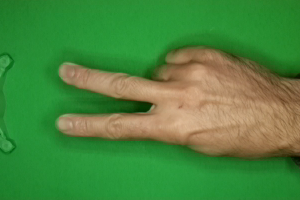
#> input picture test_images/scissors_green.png, 300 x 200 px
$ jupyter execute --allow-errors remove_greenscreen.ipynb
#> lines starting #> are read from the running program, lines starting #| are printed output that depends on the picture; after the words box and inside, x2 and y2 are one past the last pixel; in counts of white or black regions, pixels touching at a corner belong together
#> in display_image, image is the input picture: shape (200, 300, 3); mean B, G, R 61.7, 134, 74.4
#| test_images/scissors_green.png (200, 300, 3)
## Remove Greenscreen from dataset images
The dataset of [drgfreeman](https://github.com/DrGFreeman/rps-cv) has been shot on greenscreen background. This could be an issue when training the CNN and then playing on a clear background.
In this notebook, I am using opencv to remove as best as possible the green background.
I also rotate the picture 90 deg clockwise and paste the result in a 300x300px images, to match my two other datasets.

[cell 1]
import os
import cv2
import numpy as np
import matplotlib.pyplot as plt

[cell 2]
def remove_background_expand_image(image_path: str) -> str:

    # load and convert image from BGR to HSV
#> called with image_path = 'test_images/scissors_green.png'
    image = cv2.imread(image_path)
    plt.imshow(image)
    image_hsv = cv2.cvtColor(image, cv2.COLOR_BGR2HSV)
#> image_hsv: shape (200, 300, 3); mean H, S, V 49.3, 165.1, 143.6

    # Define range of green color in HSV
    lower_green = np.array([35, 50, 50])
    upper_green = np.array([90, 255, 255])

    # Threshold the HSV image to get only green colors
    mask = cv2.inRange(image_hsv, lower_green, upper_green)
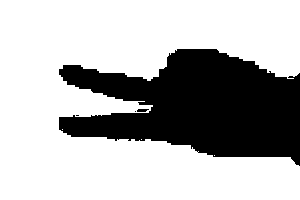
#> mask: shape (200, 300); 70.3% white; 4 black regions (2 under 20 px), largest, box (x1, y1, x2, y2) and area: (59, 49, 300, 166) 17801, (137, 109, 149, 112) 30

    # Invert the mask
    mask_inv = cv2.bitwise_not(mask)

    # Smooth the mask
    kernel = np.ones((5,5),np.uint8)
    mask_smoothed = cv2.morphologyEx(mask_inv, cv2.MORPH_CLOSE, kernel)
#> mask_smoothed: shape (200, 300); 30% white; 1 white region, box (x1, y1, x2, y2) and area: (59, 49, 300, 166) 17971

    # Create a uniformed background
    background_color = (200, 200, 200)
    uniformed_background = np.full_like(image, background_color, dtype=np.uint8)

    # Bitwise AND of the black background and the mask
    foreground = cv2.bitwise_and(uniformed_background, uniformed_background, mask=mask)
#> uniformed_background: shape (200, 300, 3); every value is 200

    # Bitwise AND of the image and the mask
    background = cv2.bitwise_and(image, image, mask=mask_smoothed)
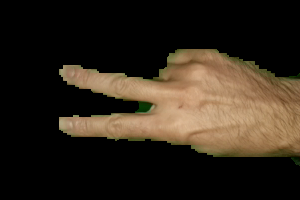
#> background: shape (200, 300, 3); mean B, G, R 27.1, 38.4, 47.9

    # Combine foreground and background
    combined = cv2.add(foreground, background)
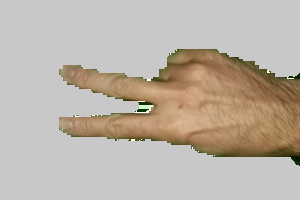
#> combined: shape (200, 300, 3); mean of channels 0, 1, 2 167.6, 178.9, 188.4; drawn as B, G, R

    # create new image of shape 300x300
    height, width = image.shape[:2]
#> height = 200; width = 300
    new_height = height + 100
#> new_height = 300
    new_image = np.zeros((new_height, width, 3), np.uint8)
    expanded_image = np.full_like(new_image, background_color, dtype=np.uint8)

    # Calculate the position to paste the result image for centering
    paste_y = int((new_height - height) / 2)
#> paste_y = 50

    # Paste the result onto the expanded image (centered vertically)
    expanded_image[paste_y:paste_y+height, 0:width] = combined
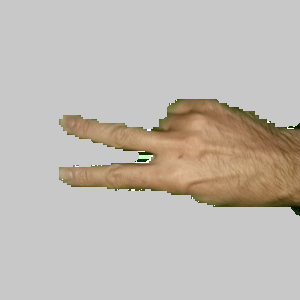
#> expanded_image: shape (300, 300, 3); mean of channels 0, 1, 2 178.4, 185.9, 192.3; drawn as B, G, R

    # Rotate the image 90 degrees to the left
    rotated_image = cv2.rotate(expanded_image, cv2.ROTATE_90_CLOCKWISE)
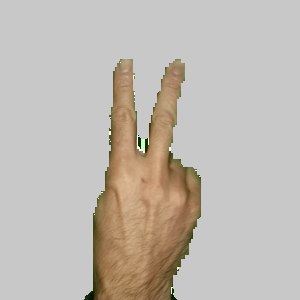
#> rotated_image: shape (300, 300, 3); mean of channels 0, 1, 2 178.4, 185.9, 192.3; drawn as B, G, R

    # Save image
    new_path = image_path.replace('.png', '_.png')
    print('Saved: ', new_path)
    cv2.imwrite(new_path, rotated_image)

    return new_path

[cell 3]
def display_image(path: str) -> None:
    image = cv2.imread(path)
    image_rgb = cv2.cvtColor(image, cv2.COLOR_BGR2RGB)
    plt.imshow(image_rgb)
    plt.axis('off')
    plt.show()
    print(path, image.shape)

[cell 4]
source_image = 'test_images/scissors_green.png'
display_image(source_image)

[cell 5]
result_image = remove_background_expand_image(source_image)
display_image(result_image)
#| test_images/scissors_green_.png (300, 300, 3)

$ run again, with test_images/paper.png copied over test_images/scissors_green.png
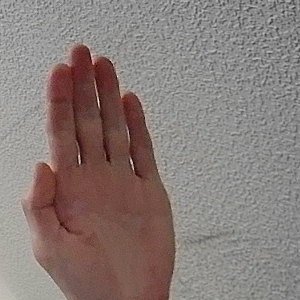
#> input picture test_images/paper.png, 300 x 300 px
#> in display_image, image is the input picture: shape (300, 300, 3); mean B, G, R 120.5, 124.1, 136.5
#| test_images/scissors_green.png (300, 300, 3)
#> image_hsv: shape (300, 300, 3); mean H, S, V 14.1, 35.8, 136.6
#> mask: shape (300, 300); every value is 0
#> mask_inv: shape (300, 300); every value is 255
#> foreground: shape (300, 300, 3); every value is 0
#> uniformed_background: shape (300, 300, 3); every value is 200
#> in remove_background_expand_image, `expanded_image[paste_y:paste_y+height, 0:width] = combined`:
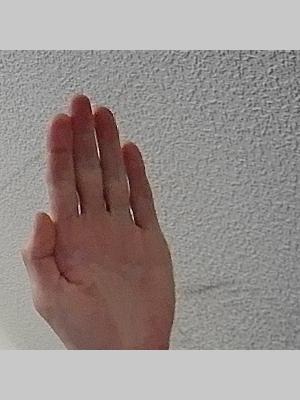
#> expanded_image: shape (400, 300, 3); mean B, G, R 140.4, 143.1, 152.4
#> image_rgb: shape (300, 400, 3)
#> in display_image (call 2), `plt.show()`:
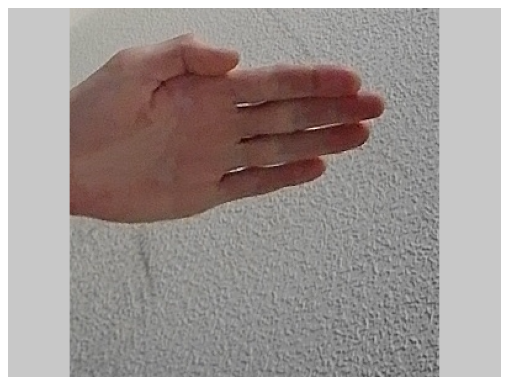
#> figure drawn by matplotlib, 1 panel; B, G, R data is drawn as R, G, B
#| test_images/scissors_green_.png (300, 400, 3)

$ run again, with test_images/rock.png copied over test_images/scissors_green.png
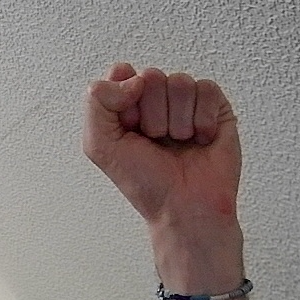
#> input picture test_images/rock.png, 300 x 300 px
#> in display_image, image is the input picture: shape (300, 300, 3); mean B, G, R 121.2, 124.2, 134.5
#| test_images/scissors_green.png (300, 300, 3)
#> image_hsv: shape (300, 300, 3); mean H, S, V 19.5, 33.6, 134.6
#> mask: shape (300, 300); every value is 0
#> mask_inv: shape (300, 300); every value is 255
#> foreground: shape (300, 300, 3); every value is 0
#> uniformed_background: shape (300, 300, 3); every value is 200
#> in remove_background_expand_image, `expanded_image[paste_y:paste_y+height, 0:width] = combined`:
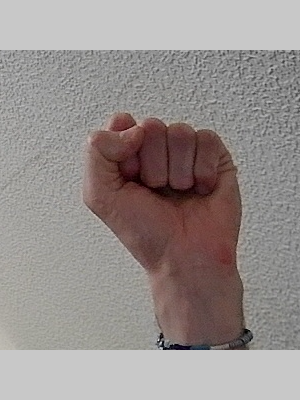
#> expanded_image: shape (400, 300, 3); mean B, G, R 140.9, 143.1, 150.9
#> image_rgb: shape (300, 400, 3)
#> in display_image (call 2), `plt.show()`:
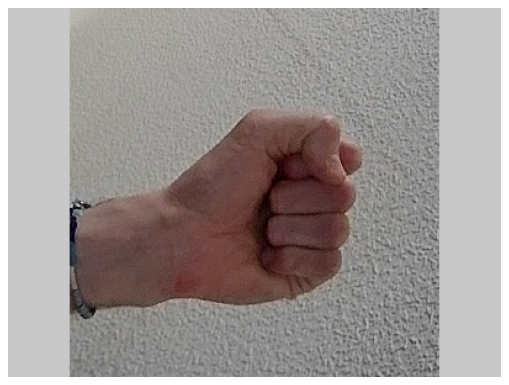
#> figure drawn by matplotlib, 1 panel; B, G, R data is drawn as R, G, B
#| test_images/scissors_green_.png (300, 400, 3)
